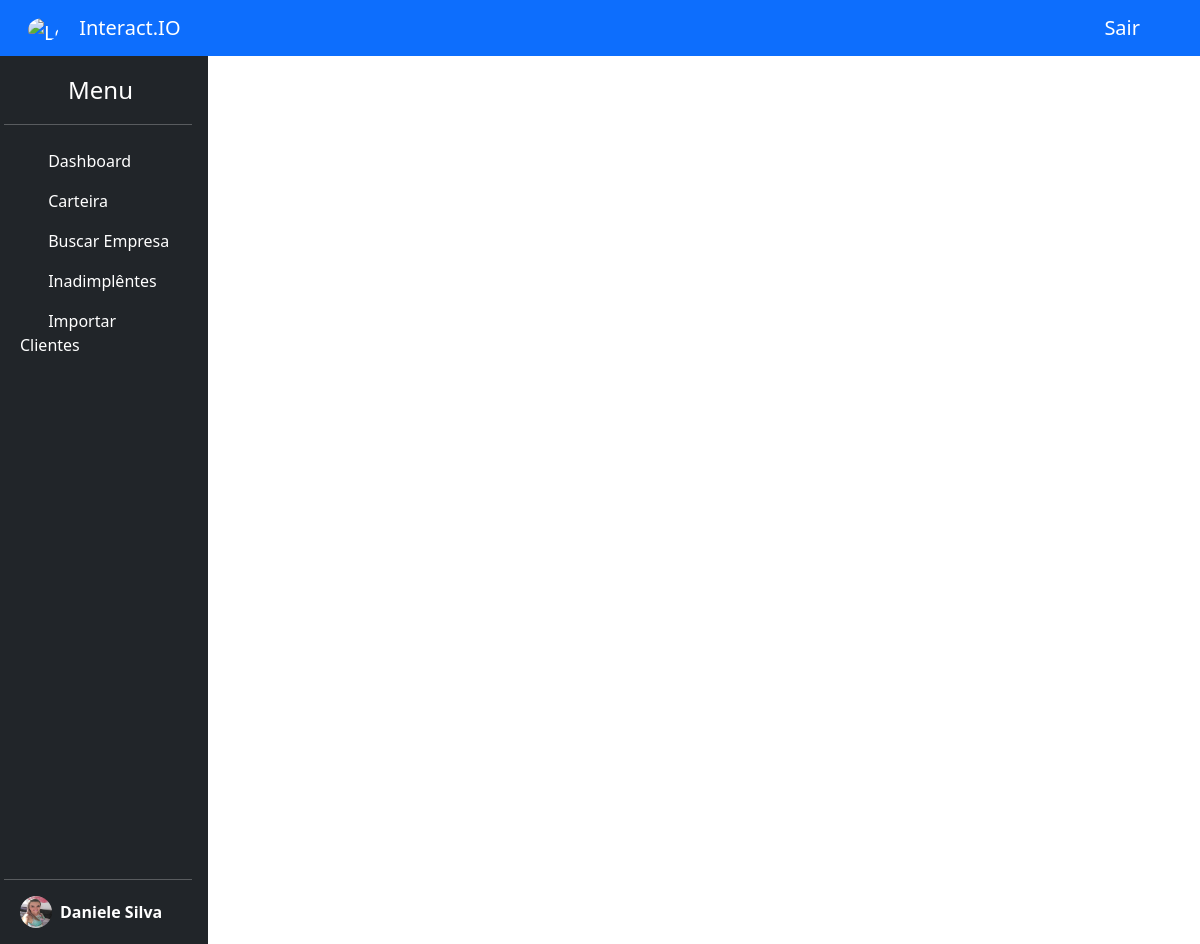
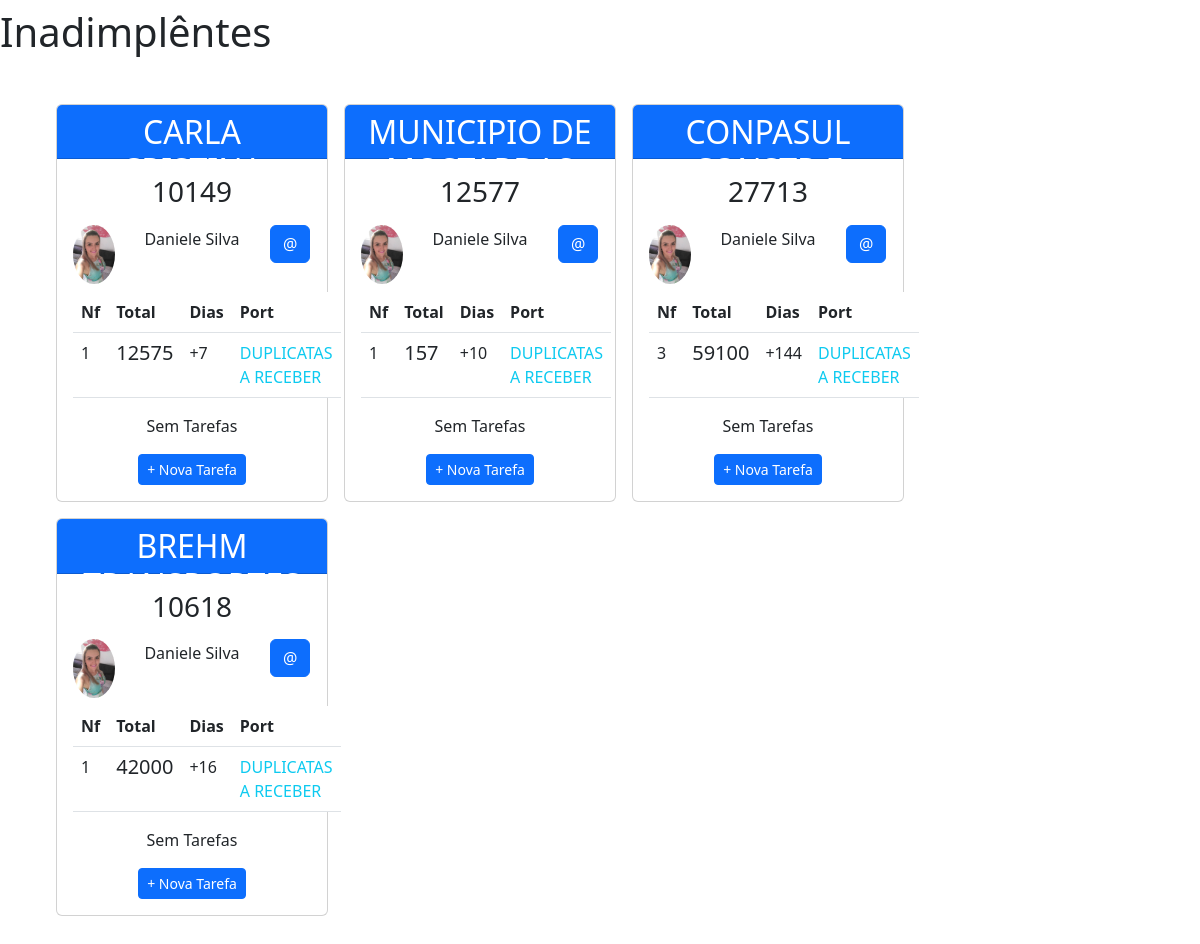
The app's page /painel.php?page=listar (signed in) with its own data (2 pictures, top to bottom).
### tables this page shows
CREATE TABLE "usuario" (
	"id_usuario"	INTEGER,
	"nome"	TEXT,
	"data_cadastro"	TEXT,
	"data_atualizacao"	TEXT,
	"img"	TEXT,
	"email"	TEXT,
	"senha"	TEXT,
	PRIMARY KEY("id_usuario" AUTOINCREMENT)
);

CREATE TABLE "notas" (
	"id_nota"	INTEGER,
	"CNPJ"	TEXT,
	"NF"	TEXT,
	"PORTADOR"	TEXT,
	"DATA_VENCIMENTO"	TEXT,
	"DATA_VENCIMENTO_ORIG"	TEXT,
	"DATA_EMISSAO"	TEXT,
	"VALOR"	TEXT,
	PRIMARY KEY("id_nota" AUTOINCREMENT)
);

### buscarUsuario.php (called while the page is built, shortened)
<?php
    function buscarUsuario($id_usuario){
        $conn = new PDO('sqlite:banco/vend.db');
        $sql = "SELECT * FROM usuario WHERE id_usuario = {$id_usuario}";
        $res = $conn->query($sql);
        foreach ($res as $row){
            $dados_usuario = array($row["id_usuario"], $row["nome"], $row["img"]);
            return $dados_usuario;
        }
    }

### buscarNotas.php (called while the page is built, shortened)
<?php
    function buscarQuantidadenotas($CNPJ){
        $conn = new PDO('sqlite:banco/vend.db');
        $sql = "SELECT COUNT(CNPJ) FROM notas WHERE CNPJ = '{$CNPJ}'";
        $res = $conn->query($sql);
        foreach ($res as $row){
            $qtdnotas = $row[0];
            return $qtdnotas;
        }
    }
    function somarValoresnotas($CNPJ){
        $conn = new PDO('sqlite:banco/vend.db');
        $sql = "SELECT  sum(valor) FROM notas WHERE CNPJ = '{$CNPJ}'";
        $res = $conn->query($sql);
        foreach ($res as $row){
            $somarvalornotas = $row[0];
            return $somarvalornotas;
        }
    }
    function tempoAtraso($CNPJ){
        $conn = new PDO('sqlite:banco/vend.db');
        $sql = "SELECT * from notas  WHERE CNPJ = '{$CNPJ}' ORDER by DATA_VENCIMENTO DESC LIMIT 1";
        $res = $conn->query($sql);
        foreach ($res as $row){
            $primeira_data_vencimento = $row[4];
            $date = date('y-m-d');
            $origin = new DateTimeImmutable($date);
            $target = new DateTimeImmutable($primeira_data_vencimento);
            $dias_atrasos = $target->diff($origin);
            return  $dias_atrasos ;
        }
    }
    function buscarPortador($CNPJ){
        $conn = new PDO('sqlite:banco/vend.db');
        $sql = "SELECT * from notas  WHERE CNPJ = '{$CNPJ}' ORDER by DATA_VENCIMENTO DESC LIMIT 1";
        $res = $conn->query($sql);
        foreach ($res as $row){
            $notas = $row;
            return $notas;
        }
    }

### card.php (the view, shortened to what this page needs)
<div class="card mb-3 mx-2 px-0 gx-5" style="max-width: 17rem;">
    <div class="card-header text-center bg-primary mx-0" style=" height: 3.4rem;">
        <h2 class="text-white h-1000"><?php echo $row["CNPJ_CPF"] ?></h2>
    </div>
    <div class="card-body">
        <h3 class="card-title text-center"><?php echo $row["COD_CLIENTE"] ?></h3>
        <div class="row text-center align-middle py-2">
            <div class="col-3">
                <img class="img-fluid rounded-circle" src="<?php echo $dados_usuario[2] ?>">
            </div>
            <div class="col-6">
                <span class="align-middle"><?php echo $dados_usuario[1] ?></span>
            </div>
            <div class="col-3">
                <button type="button" class="btn btn-primary" id="<?php echo $row["ID_EMPRESA"] ?>" data-bs-toggle="modal" data-bs-target="#novo_responsavel" onclick="button()">
                    @
                </button>
            </div>
        </div>
        <table class="table">
            <thead>
                <tr>
                    <th scope="col">Nf</th>
                    <th scope="col">Total</th>
                    <th scope="col">Dias</th>
                    <th scope="col">Port</th>
                </tr>
            </thead>
            <tbody>
                <tr>
                    <td><?php echo $qtd_notas; ?></td>
                    <td>
                        <h5><?php echo $somavalornotas; ?></h5>
                    </td>
                    <td><?php echo $tempo_atraso; ?></td>
                    <td class="text-info"><?php echo $port; ?></td>
                </tr>
            </tbody>
        </table>
        <div class="row mb-3">
            <div class="col-3">
            </div>
            <div class="col-6 text-center">
                <?php echo $tarefas[4] ?>
            </div>
            <div class="col-3">
            </div>
        </div>
        <div class="text-center">
            <section>
                <button type="button" class="btn btn-sm btn-primary" id="<?php echo $row["ID_EMPRESA"] ?>" data-bs-toggle="modal" data-bs-target="#nova_tarefa" onclick="button1()">
                    + Nova Tarefa
                </button>
            </section>
        </div>
    </div>
</div>

### painel.php (shortened to what this page needs)
<!DOCTYPE html>
<html lang="pt-BR">
<head>
    <link href="https://cdn.jsdelivr.net/npm/bootstrap@5.3.0-alpha1/dist/css/bootstrap.min.css" rel="stylesheet">
    <link rel="stylesheet" href="https://cdn.jsdelivr.net/npm/bootstrap-icons@1.10.3/font/bootstrap-icons.css">
</head>
<body>
    <nav class="navbar bg-primary text-white justif">
        <div class="container-fluid ">
            <a class="navbar-brand text-white" href="#">
                <img src="https://play-lh.googleusercontent.com/5PKrdFfLewuG3_PYCbKhHulnw2GjmXI5CM-3ixcfioKKl9j2oYIxoCVx-iiKbaArPMTY" alt="Logo" width="30" height="24" class="mx-3 d-inline-block align-text-center rounded-circle">
                Interact.IO
            </a>
            <a class="navbar-brand text-white mx-5" href="logout.php">Sair</a>
        </div>
    </nav>
    <div class="conteiner" id="topheader">
        <div class="row">
            <div class="d-flex flex-column  p-3 text-white bg-dark" style="width: 220px; height: 888px;">
                <a href="/" class="mx-3 d-flex align-items-center mb-3 mb-md-0 me-md-auto text-white text-decoration-none">
                    <svg class="bi me-2" width="40" height="32">
                        <use xlink:href="#bootstrap"></use>
                    </svg>
                    <span class="fs-4">Menu</span>
                </a>
                <hr>
                <ul class="nav nav-pills flex-column mb-auto">
                    <li>
                        <a href="?page=dashboard" class="nav-link text-white" id="dashboard">
                            <svg class="bi me-2" width="16" height="16">
                                <use xlink:href="?page=dashboard"></use>
                            </svg>
                            Dashboard
                        </a>
                    </li>
                    <li class="nav-item">
                        <a href="?page=carteira" class="nav-link text-white carteira">
                            <svg class="bi me-2" width="16" height="16">
                                <use href="?page=carteira"></use>
                            </svg>
                            Carteira
                        </a>
                    </li>
                    <li>
                        <a href="?page=consultar_empresa" class="nav-link text-white">
                            <svg class="bi me-2" width="16" height="16">
                                <use xlink:href="?page=consultar_empresa"></use>
                            </svg>
                            Buscar Empresa
                        </a>
                    </li>
                    <li>
                        <a href="?page=listar" class="nav-link text-white">
                            <svg class="bi me-2" width="16" height="16">
                                <use xlink:href="?page=listar"></use>
                            </svg>
                            Inadimplêntes
                        </a>
                    </li>
                    <li>
                        <a href="?page=importarExcel" class="nav-link text-white">
                            <svg class="bi me-2" width="16" height="16">
                                <use xlink:href="?page=importarExcel"></use>
                            </svg>
                            Importar Clientes
                        </a>
                    </li>
                </ul>
                <hr>
                <div>
                    <a href="#" class="mx-3 d-flex align-items-center text-white text-decoration-none " id="dropdownUser1" aria-expanded="false">
                        <?php
                        $id_usuario = $_SESSION['id'];
                        include "buscarUsuario.php";
                        $dados_usuario = buscarUsuario($id_usuario);
                        ?>
                        <img src="<?php echo $dados_usuario[2] ?>" alt="" width="32" height="32" class="rounded-circle me-2">
                        <strong><?php echo $dados_usuario[1] ?></strong>
                    </a>
                </div>
            </div>
            <div class=" col-10">
                <?php
                switch (@$_REQUEST["page"]) {
                    case "listar";
                        include("listar.php");
                        break;
                }
                ?>
            </div>
        </div>
    </div>
</body>
</html>

### listar.php (shortened to what this page needs)
<h1 class="my-2">Inadimplêntes</h1>
<div class="row mx-5 my-5">
<?php
include "buscarNotas.php";
$conn = new PDO('sqlite:banco/vend.db');
$sql = "SELECT  db_empresas.CLIENTE, db_empresas.ID_EMPRESA, db_empresas.CEP, db_empresas.COD_CLIENTE, db_empresas.CNPJ_CPF, notas.PORTADOR
        FROM notas
        INNER JOIN db_empresas ON db_empresas.CEP=notas.CNPJ
        WHERE PORTADOR = 'DUPLICATAS A RECEBER'
        GROUP BY db_empresas.CEP";
$res = $conn->query($sql);
foreach ($res as $row) {
    $id_empresa = $row["ID_EMPRESA"];
    $CNPJ = $row["CEP"];
    $id_usuario = buscarResponsavel($id_empresa);
    $tarefas = buscarTarefa($id_empresa);
    $qtd_notas = buscarQuantidadenotas($CNPJ);
    $somavalornotas = somarValoresnotas($CNPJ);
    $portador = buscarPortador($CNPJ);
    $port = $portador["PORTADOR"];
    if ($qtd_notas != null) {
        $tempo_atraso = tempoAtraso($row["CEP"]) ->format('%R%a');
    } else {
        $tempo_atraso = "";
    }
    if ($id_usuario != null) {
        $dados_usuario = buscarUsuario($id_usuario);
    } else {
        $dados_usuario = array("", "Sem Cadastro", "https://thumbs.dreamstime.com/b/vetor-de-%C3%ADcone-perfil-do-avatar-padr%C3%A3o-foto-usu%C3%A1rio-m%C3%ADdia-social-183042379.jpg");
    }
    if ($tarefas != null) {
        $tarefas = buscarTarefa($id_empresa);
    }
    else {
        $tarefas = array("", "", "", "","Sem Tarefas","","sem");
    }
    include "card.php";
}
?>
</div>

### records on screen
usuario: img (picture), nome "Daniele Silva"
notas: PORTADOR "DUPLICATAS A RECEBER"
notas: PORTADOR "DUPLICATAS A RECEBER"
notas: PORTADOR "DUPLICATAS A RECEBER"
notas: PORTADOR "DUPLICATAS A RECEBER"

### other values on screen
$row["CNPJ_CPF"] "CARLA CRISTINA ARNOLD"
$row["COD_CLIENTE"] "10149"
$qtd_notas "1"
$somavalornotas "12575"
$tempo_atraso "+7"
$tarefas[4] "Sem Tarefas"
$row["CNPJ_CPF"] "MUNICIPIO DE MOSTARDAS"
$row["COD_CLIENTE"] "12577"
$somavalornotas "157"
$tempo_atraso "+10"
$row["CNPJ_CPF"] "CONPASUL CONSTR.E SERV.LTDA."
$row["COD_CLIENTE"] "27713"
$qtd_notas "3"
$somavalornotas "59100"
$tempo_atraso "+144"
